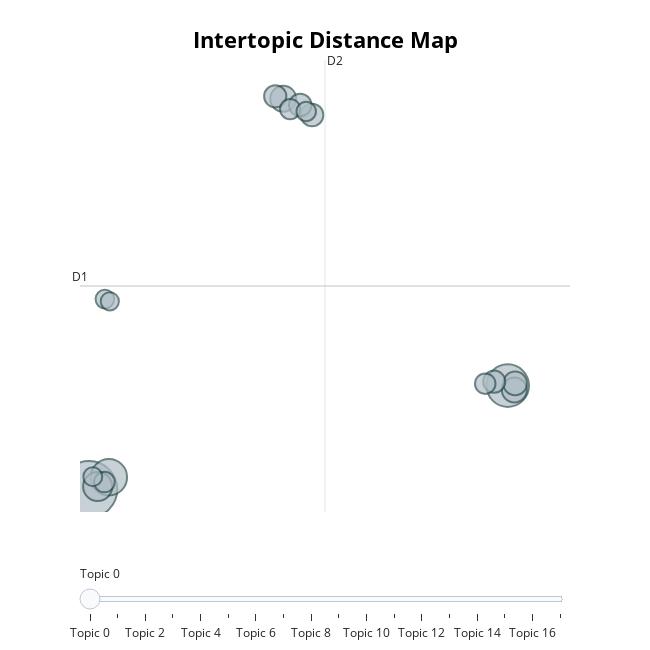

The notebook cell this image was saved under:
### Code cell
BERT_model.visualize_topics()

### Figure 1 — Plotly figure (JSON) as saved in the notebook; plotly's stock layout.template omitted (floating-point values rounded to 4 significant figures)
{"data": [{"customdata": [[0, "layers | extra | gloves | thermal | hat", 609], [1, "cancelled | outdoor | appointments | go | walk", 344], [2, "weather | go | garden | due | days", 252], [3, "extra | bedding | heated | duvet | bought", 161], [4, "day | kept | central | settings | changed", 128], [5, "plans | transport | work | driving | attend", 119], [6, "necessary | less | house go | much go | leave", 106], [7, "log burner | logs | stove | enough | made sure", 97], [8, "used | increased | central | heating used heating | home used", 96], [9, "thermostat | boiler | sure | heating made sure | made sure", 94], [10, "work | left | baby | bed earlier | spent", 93], [11, "insulation | warm enough | made | sure | stay", 81], [12, "home | worked | work | home work | work home worked", 80], [13, "heating bills | gas | financial | due | worried cost", 78], [14, "fan | brought | room bought | extra heaters | bought electric heater", 72], [15, "windows | doors | draught | excluders | closed curtains", 68], [16, "shopping | food supplies | stocked | made sure | delivery", 67], [17, "ate | warming | hearty | planned | soups food", 63]], "hovertemplate": "<b>Topic %{customdata[0]}</b><br>%{customdata[1]}<br>Size: %{customdata[2]}", "legendgroup": "", "marker": {"color": "#B0BEC5", "line": {"color": "DarkSlateGrey", "width": 2}, "size": [609, 344, 252, 161, 128, 119, 106, 97, 96, 94, 93, 81, 80, 78, 72, 68, 67, 63], "sizemode": "area", "sizeref": 0.3806, "symbol": "circle"}, "mode": "markers", "name": "", "orientation": "v", "showlegend": false, "type": "scatter", "x": [-2.18, 13.0, -1.461, -1.867, 4.861, 13.24, 13.27, 5.907, 5.477, 4.571, 12.51, -1.621, 12.19, 5.111, 5.695, -2.044, -1.603, -1.427], "xaxis": "x", "y": [-11.89, -3.72, -10.93, -11.66, 18.86, -4.056, -3.547, 17.59, 18.37, 19.05, -3.409, -11.31, -3.566, 18.05, 17.86, -10.89, 3.089, 2.915], "yaxis": "y"}], "layout": {"annotations": [{"showarrow": false, "text": "D1", "x": -2.507, "y": 4.121, "yshift": 10}, {"showarrow": false, "text": "D2", "x": 6.376, "xshift": 10, "y": 21.91}], "height": 650, "hoverlabel": {"bgcolor": "white", "font": {"family": "Rockwell", "size": 16}}, "legend": {"itemsizing": "constant", "tracegroupgap": 0}, "margin": {"t": 60}, "shapes": [{"line": {"color": "#CFD8DC", "width": 2}, "type": "line", "x0": 6.376, "x1": 6.376, "y0": -13.67, "y1": 21.91}, {"line": {"color": "#9E9E9E", "width": 2}, "type": "line", "x0": -2.507, "x1": 15.26, "y0": 4.121, "y1": 4.121}], "sliders": [{"active": 0, "pad": {"t": 50}, "steps": [{"args": [{"marker.color": [["red", "#B0BEC5", "#B0BEC5", "#B0BEC5", "#B0BEC5", "#B0BEC5", "#B0BEC5", "#B0BEC5", "#B0BEC5", "#B0BEC5", "#B0BEC5", "#B0BEC5", "#B0BEC5", "#B0BEC5", "#B0BEC5", "#B0BEC5", "#B0BEC5", "#B0BEC5"]]}], "label": "Topic 0", "method": "update"}, {"args": [{"marker.color": [["#B0BEC5", "red", "#B0BEC5", "#B0BEC5", "#B0BEC5", "#B0BEC5", "#B0BEC5", "#B0BEC5", "#B0BEC5", "#B0BEC5", "#B0BEC5", "#B0BEC5", "#B0BEC5", "#B0BEC5", "#B0BEC5", "#B0BEC5", "#B0BEC5", "#B0BEC5"]]}], "label": "Topic 1", "method": "update"}, {"args": [{"marker.color": [["#B0BEC5", "#B0BEC5", "red", "#B0BEC5", "#B0BEC5", "#B0BEC5", "#B0BEC5", "#B0BEC5", "#B0BEC5", "#B0BEC5", "#B0BEC5", "#B0BEC5", "#B0BEC5", "#B0BEC5", "#B0BEC5", "#B0BEC5", "#B0BEC5", "#B0BEC5"]]}], "label": "Topic 2", "method": "update"}, {"args": [{"marker.color": [["#B0BEC5", "#B0BEC5", "#B0BEC5", "red", "#B0BEC5", "#B0BEC5", "#B0BEC5", "#B0BEC5", "#B0BEC5", "#B0BEC5", "#B0BEC5", "#B0BEC5", "#B0BEC5", "#B0BEC5", "#B0BEC5", "#B0BEC5", "#B0BEC5", "#B0BEC5"]]}], "label": "Topic 3", "method": "update"}, {"args": [{"marker.color": [["#B0BEC5", "#B0BEC5", "#B0BEC5", "#B0BEC5", "red", "#B0BEC5", "#B0BEC5", "#B0BEC5", "#B0BEC5", "#B0BEC5", "#B0BEC5", "#B0BEC5", "#B0BEC5", "#B0BEC5", "#B0BEC5", "#B0BEC5", "#B0BEC5", "#B0BEC5"]]}], "label": "Topic 4", "method": "update"}, {"args": [{"marker.color": [["#B0BEC5", "#B0BEC5", "#B0BEC5", "#B0BEC5", "#B0BEC5", "red", "#B0BEC5", "#B0BEC5", "#B0BEC5", "#B0BEC5", "#B0BEC5", "#B0BEC5", "#B0BEC5", "#B0BEC5", "#B0BEC5", "#B0BEC5", "#B0BEC5", "#B0BEC5"]]}], "label": "Topic 5", "method": "update"}, {"args": [{"marker.color": [["#B0BEC5", "#B0BEC5", "#B0BEC5", "#B0BEC5", "#B0BEC5", "#B0BEC5", "red", "#B0BEC5", "#B0BEC5", "#B0BEC5", "#B0BEC5", "#B0BEC5", "#B0BEC5", "#B0BEC5", "#B0BEC5", "#B0BEC5", "#B0BEC5", "#B0BEC5"]]}], "label": "Topic 6", "method": "update"}, {"args": [{"marker.color": [["#B0BEC5", "#B0BEC5", "#B0BEC5", "#B0BEC5", "#B0BEC5", "#B0BEC5", "#B0BEC5", "red", "#B0BEC5", "#B0BEC5", "#B0BEC5", "#B0BEC5", "#B0BEC5", "#B0BEC5", "#B0BEC5", "#B0BEC5", "#B0BEC5", "#B0BEC5"]]}], "label": "Topic 7", "method": "update"}, {"args": [{"marker.color": [["#B0BEC5", "#B0BEC5", "#B0BEC5", "#B0BEC5", "#B0BEC5", "#B0BEC5", "#B0BEC5", "#B0BEC5", "red", "#B0BEC5", "#B0BEC5", "#B0BEC5", "#B0BEC5", "#B0BEC5", "#B0BEC5", "#B0BEC5", "#B0BEC5", "#B0BEC5"]]}], "label": "Topic 8", "method": "update"}, {"args": [{"marker.color": [["#B0BEC5", "#B0BEC5", "#B0BEC5", "#B0BEC5", "#B0BEC5", "#B0BEC5", "#B0BEC5", "#B0BEC5", "#B0BEC5", "red", "#B0BEC5", "#B0BEC5", "#B0BEC5", "#B0BEC5", "#B0BEC5", "#B0BEC5", "#B0BEC5", "#B0BEC5"]]}], "label": "Topic 9", "method": "update"}, {"args": [{"marker.color": [["#B0BEC5", "#B0BEC5", "#B0BEC5", "#B0BEC5", "#B0BEC5", "#B0BEC5", "#B0BEC5", "#B0BEC5", "#B0BEC5", "#B0BEC5", "red", "#B0BEC5", "#B0BEC5", "#B0BEC5", "#B0BEC5", "#B0BEC5", "#B0BEC5", "#B0BEC5"]]}], "label": "Topic 10", "method": "update"}, {"args": [{"marker.color": [["#B0BEC5", "#B0BEC5", "#B0BEC5", "#B0BEC5", "#B0BEC5", "#B0BEC5", "#B0BEC5", "#B0BEC5", "#B0BEC5", "#B0BEC5", "#B0BEC5", "red", "#B0BEC5", "#B0BEC5", "#B0BEC5", "#B0BEC5", "#B0BEC5", "#B0BEC5"]]}], "label": "Topic 11", "method": "update"}, {"args": [{"marker.color": [["#B0BEC5", "#B0BEC5", "#B0BEC5", "#B0BEC5", "#B0BEC5", "#B0BEC5", "#B0BEC5", "#B0BEC5", "#B0BEC5", "#B0BEC5", "#B0BEC5", "#B0BEC5", "red", "#B0BEC5", "#B0BEC5", "#B0BEC5", "#B0BEC5", "#B0BEC5"]]}], "label": "Topic 12", "method": "update"}, {"args": [{"marker.color": [["#B0BEC5", "#B0BEC5", "#B0BEC5", "#B0BEC5", "#B0BEC5", "#B0BEC5", "#B0BEC5", "#B0BEC5", "#B0BEC5", "#B0BEC5", "#B0BEC5", "#B0BEC5", "#B0BEC5", "red", "#B0BEC5", "#B0BEC5", "#B0BEC5", "#B0BEC5"]]}], "label": "Topic 13", "method": "update"}, {"args": [{"marker.color": [["#B0BEC5", "#B0BEC5", "#B0BEC5", "#B0BEC5", "#B0BEC5", "#B0BEC5", "#B0BEC5", "#B0BEC5", "#B0BEC5", "#B0BEC5", "#B0BEC5", "#B0BEC5", "#B0BEC5", "#B0BEC5", "red", "#B0BEC5", "#B0BEC5", "#B0BEC5"]]}], "label": "Topic 14", "method": "update"}, {"args": [{"marker.color": [["#B0BEC5", "#B0BEC5", "#B0BEC5", "#B0BEC5", "#B0BEC5", "#B0BEC5", "#B0BEC5", "#B0BEC5", "#B0BEC5", "#B0BEC5", "#B0BEC5", "#B0BEC5", "#B0BEC5", "#B0BEC5", "#B0BEC5", "red", "#B0BEC5", "#B0BEC5"]]}], "label": "Topic 15", "method": "update"}, {"args": [{"marker.color": [["#B0BEC5", "#B0BEC5", "#B0BEC5", "#B0BEC5", "#B0BEC5", "#B0BEC5", "#B0BEC5", "#B0BEC5", "#B0BEC5", "#B0BEC5", "#B0BEC5", "#B0BEC5", "#B0BEC5", "#B0BEC5", "#B0BEC5", "#B0BEC5", "red", "#B0BEC5"]]}], "label": "Topic 16", "method": "update"}, {"args": [{"marker.color": [["#B0BEC5", "#B0BEC5", "#B0BEC5", "#B0BEC5", "#B0BEC5", "#B0BEC5", "#B0BEC5", "#B0BEC5", "#B0BEC5", "#B0BEC5", "#B0BEC5", "#B0BEC5", "#B0BEC5", "#B0BEC5", "#B0BEC5", "#B0BEC5", "#B0BEC5", "red"]]}], "label": "Topic 17", "method": "update"}]}], "title": {"font": {"color": "Black", "size": 22}, "text": "<b>Intertopic Distance Map</b>", "x": 0.5, "xanchor": "center", "y": 0.95, "yanchor": "top"}, "width": 650, "xaxis": {"anchor": "y", "domain": [0, 1], "range": [-2.507, 15.26], "title": {"text": ""}, "visible": false}, "yaxis": {"anchor": "x", "domain": [0, 1], "range": [-13.67, 21.91], "title": {"text": ""}, "visible": false}}}
